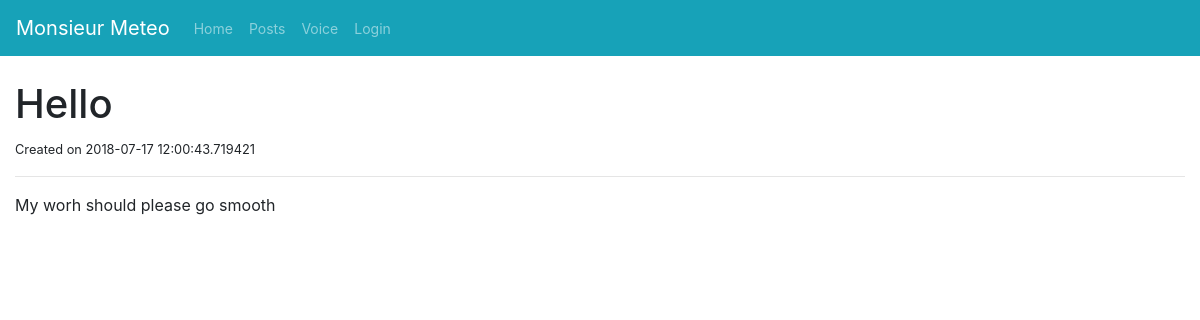
Before: /post/1/ with the older database file.
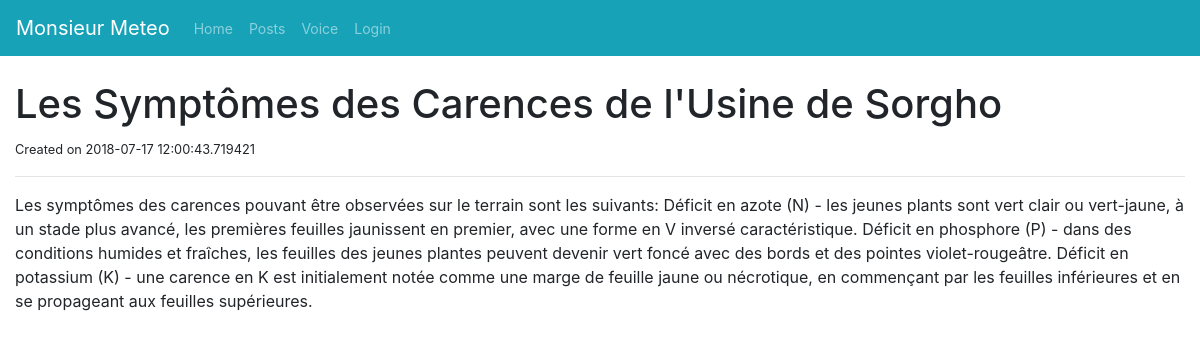
After: the same page with the newer database file.
### app.py (models this page shows)
class Posts(db.Model):
    id =db.Column(db.Integer, primary_key=True)
    title = db.Column(db.String(100), nullable=False)
    body = db.Column(db.Text, nullable=False)
    create_date = db.Column(db.DateTime, nullable=False)

### app.py (the view)
@app.route('/post/<string:id>/')
def post(id):
    post = Posts.query.filter_by(id=id).one()
    return render_template('post.html', post=post)

### templates/post.html
{% extends 'layout.html' %}
{% block body %}
<div class="container-fluid">
  <h1>{{post.title}}</h1>
  <small>Created on {{post.create_date}}</small>
  <hr>
  <div>{{post.body}}</div>
</div>
{% endblock %}

Changed rows visible on the page:
changed Posts: title "Hello" → "Les Symptômes des Carences de l'Usine de Sorgho"; body "My worh should please go smooth" → "Les symptômes des carences pouvant être observées sur le terrain sont les suivants: Déficit en azote (N) - les jeunes plants sont vert clair ou vert-jaune, à un stade plus avancé, les premières feuilles jaunissent en premier, avec une forme en V inversé caractéristique. Déficit en phosphore (P) - dans des conditions humides et fraîches, les feuilles des jeunes plantes peuvent devenir vert foncé avec des bords et des pointes violet-rougeâtre. Déficit en potassium (K) - une carence en K est initialement notée comme une marge de feuille jaune ou nécrotique, en commençant par les feuilles inférieures et en se propageant aux feuilles supérieures."
